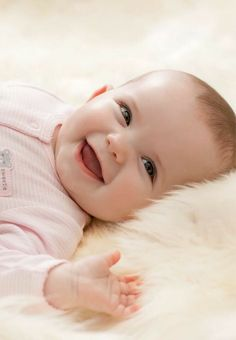
//> input picture Build/Debug/sample.jpg, 236 x 340 px
$ ./opencv-cpp   (built with g++ and OpenCV 4)
//> lines starting //> are read from the running program, lines starting //| are printed output that depends on the picture; after the words box and inside, x2 and y2 are one past the last pixel; in counts of white or black regions, pixels touching at a corner belong together
// opencv-cpp.cpp : This file contains the 'main' function. Program execution begins and ends there.
//

#include <iostream>
#include <cmath>
#include <opencv2/opencv.hpp>

using namespace cv;
using namespace std;

void print_mat(Mat mt) {
    int height = mt.size().height;
    int width = mt.size().width;
    for (int i = 0; i < height; i++) {
        for (int j = 0; j < width; j++) {
            cout << mt.row(i).col(j) << " ";
        }
        cout << endl;
    }
}

void divide_matrix(Mat& mt, float divisior) {
    for (int i = 0; i < mt.rows; i++) {
        for (int j = 0; j < mt.cols; j++) {
            mt.row(i).col(j) = mt.row(i).col(j) / divisior;
        }
    }
}


Mat filter2d(Mat source, Mat kernel) {
    Size source_size = source.size();
    Size kernel_size = kernel.size();

    Size dest_size = Size(source_size.width - kernel_size.width + 1, source_size.height - kernel_size.height + 1);
    Mat dest_matrix(dest_size, CV_32FC1);

    for (int i = 0; i < dest_matrix.rows; i++) {
        for (int j = 0; j < dest_matrix.cols; j++) {
            int kh = kernel_size.height;
            int kw = kernel_size.width;

            float conv_val = 0;
            for (int l = i; l < i + kh; l++) {
                for (int m = j; m < j + kw; m++) {
                    conv_val += (float) source.at<uchar>(l,m) * kernel.at<float>((l - i), (m - j));
                }
            }
            dest_matrix.row(i).col(j) = conv_val;
        }
    }

    return dest_matrix;


}

pair<Mat, Mat> grad_magnitude_angle(Mat gx, Mat gy) {
    Size gx_size = gx.size();
    Size gy_size = gy.size();
    Mat g_mag(gx_size, CV_32FC1);
    Mat g_angle(gx_size, CV_32FC1);

    for (int i = 0; i < gx_size.height; i++) {
        for (int j = 0; j < gx_size.width; j++) {
            float gx_ij =  gx.at<float>(i,j);
            float gy_ij = gy.at<float>(i, j);
            g_mag.row(i).col(j) = sqrt(gx_ij * gx_ij + gy_ij * gy_ij);
            if (gy_ij == 0.0 && gx_ij == 0.0) {
                g_angle.row(i).col(j) = 0.0;
            }
            else {
                g_angle.row(i).col(j) = atan(gy_ij / gx_ij) * 180.0 / 3.14;
            }
        }
    }

    return make_pair(g_mag, g_angle);
}

void convert_uint8(Mat& mt) {
    int max_val = INT_MIN;
    for (int i = 0; i < mt.rows; i++) {
        for (int j = 0; j < mt.cols; j++) {
            uint8_t val = (uint8_t) mt.at<float>(i,j);
            mt.row(i).col(j) = val;

            if (val > max_val) {
                max_val = val;
            }
        }
    }

    for (int i = 0; i < mt.rows; i++) {
        for (int j = 0; j < mt.cols; j++) {
            uint8_t val = (255 / max_val) * (uint8_t)mt.at<float>(i, j);

            mt.row(i).col(j) = val;
        }
    }
}

bool valid_coordinates(int i, int j, int n, int m) {
    if (i < n && j < m && i >= 0 && j >= 0) {
        return true;
    }

    return false;
}

void NonMaxSupression(Mat& mt, Mat ang_mat) {
    cout << "inside NMS" << endl;
    for (int i = 0; i < mt.rows; i++) {
        for (int j = 0; j < mt.cols; j++) {
            pair<int,int> c1, c2;
            c1 = make_pair(i, j);
            c2 = make_pair(i, j);
            float angle = ang_mat.at<float>(i, j);
            float cur_val = mt.at<float>(i, j);

            if (angle <= 22.5 && angle > -22.5) {
                c1 = make_pair(i, j + 1);
                c2 = make_pair(i, j - 1);
            }
            else if (angle <= 67.5 && angle > 22.5) {
                c1 = make_pair(i - 1, j + 1);
                c2 = make_pair(i + 1, j - 1);
            }
            else if ((angle <= 91 && angle > 67.5) || (angle <= -67.5 && angle > -91)) {
                c1 = make_pair(i + 1, j);
                c2 = make_pair(i - 1, j);
            }
            else {
                c1 = make_pair(i - 1, j - 1);
                c2 = make_pair(i + 1, j + 1);
            }


            bool c1_valid = valid_coordinates(c1.first, c1.second, mt.rows, mt.cols);
            bool c2_valid = valid_coordinates(c2.first, c2.second, mt.rows, mt.cols);


            if (c1_valid && c2_valid) {
                float val_c1 = mt.at<float>(c1.first, c1.second);
                float val_c2 = mt.at<float>(c2.first, c2.second);

                if (cur_val < val_c1 || cur_val < val_c2) {
                    mt.row(i).col(j) = 0.0;
                }
            } else if (c1_valid && !c2_valid) {
                float val_c1 = mt.at<float>(c1.first, c1.second);

                if (cur_val < val_c1) {
                    mt.row(i).col(j) = 0.0;
                }
            } else if (!c1_valid && c2_valid) {
                float val_c2 = mt.at<float>(c2.first, c2.second);

                if (cur_val < val_c2) {
                    mt.row(i).col(j) = 0.0;
                }
            }
        }
    }
}

void thresholding(Mat& mt, int low, int high) {
    for (int i = 0; i < mt.rows; i++) {
        for (int j = 0; j < mt.cols; j++) {
            uint8_t cur_val = (uint8_t) mt.at<float>(i, j);
            if (cur_val < low) {
                mt.row(i).col(j) = 0;
            }

            if (cur_val > high) {
                mt.row(i).col(j) = 255;
            }
        }
    }
}

int main()
{
    string path = "sample.jpg";

    Mat img = imread(path);
//> img is the input picture: 340 rows x 236 cols, CV_8UC3; mean B, G, R 185.2, 199.9, 221

    Mat blurImg, cannyImg, grayImg;
    cvtColor(img, grayImg, COLOR_BGR2GRAY);
    GaussianBlur(grayImg, blurImg, Size(3, 3), 3, 0);
    Canny(blurImg, cannyImg, 50, 150);
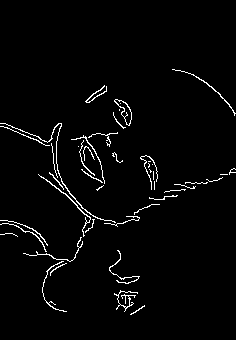
//> cannyImg: 340 rows x 236 cols, CV_8UC1; 2.6% white in thin lines or dots, all inside (x1, y1, x2, y2) = (0, 69, 236, 315)

    Size sz = img.size();
//> sz = Size(236, 340)

    int width = sz.width;
//> width = 236
    int height = sz.height;
//> height = 340

    cout << width << " " << height << endl;
//| 236 340

    float kx[9] = { -1, 0, 1, -2, 0, 2, -1, 0, 1 };
    float ky[9] = { 1, 2, 1, 0, 0, 0, -1, -2, -1 };

    Mat k_x(3, 3, CV_32FC1, kx);
    Mat k_y(3, 3, CV_32FC1, ky);

    divide_matrix(k_x, 9);
    divide_matrix(k_y, 9);

    Mat gx, gy;
    Mat g_mag, g_ang;

    gx = filter2d(blurImg, k_x);
    gy = filter2d(blurImg, k_y);
//> after the loop in filter2d (call 2), `for (int i = 0; i < dest_matrix.rows; i++)`:
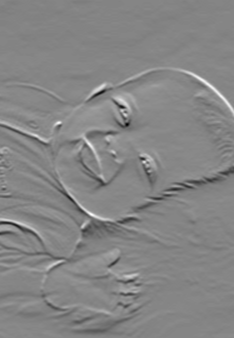
//> dest_matrix: 338 rows x 234 cols, CV_32FC1; min -31.33, max 28.56, mean 0; drawn with min black and max white

    pair<Mat, Mat> G = grad_magnitude_angle(gx, gy);
//> after the loop in grad_magnitude_angle, `for (int i = 0; i < gx_size.height; i++)`:
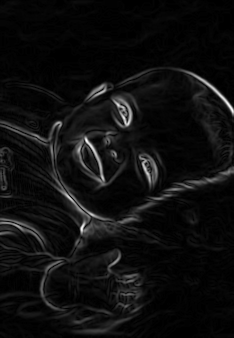
//> g_mag: 338 rows x 234 cols, CV_32FC1; min 0, max 40.16, mean 2.4; drawn with min black and max white
//> after the loop in grad_magnitude_angle, `for (int i = 0; i < gx_size.height; i++)`:
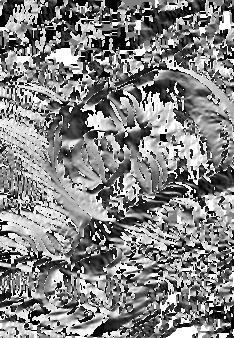
//> g_angle: 338 rows x 234 cols, CV_32FC1; min -90.05, max 90.05, mean 2.9; drawn with min black and max white

    NonMaxSupression(G.first, G.second);

    convert_uint8(G.first);
//> the loop in convert_uint8, `for (int i = 0; i < mt.rows; i++)` made 338 passes
//> max_val on passes 1 to 3: 1, 2, 2
//> after the loop in convert_uint8, `for (int i = 0; i < mt.rows; i++)`: max_val = 40
//> after the loop in convert_uint8, `for (int i = 0; i < mt.rows; i++)`: mt: 338 rows x 234 cols, CV_32FC1; min 0, max 240, mean 4.9
    imshow("G_NMS", G.first);
    thresholding(G.first, 50, 150);
//> after the loop in thresholding, `for (int i = 0; i < mt.rows; i++)`:
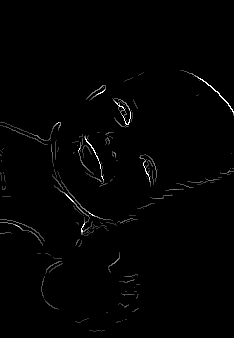
//> mt: 338 rows x 234 cols, CV_32FC1; min 0, max 255, mean 2.6
    imshow("G_thresh", G.first);
    imshow("cannyimg", cannyImg);

    convert_uint8(gx);
//> the loop in convert_uint8 (call 2), `for (int i = 0; i < mt.rows; i++)` made 338 passes
//> max_val on passes 1 to 3: 0, 0, 1
//> after the loop in convert_uint8 (call 2), `for (int i = 0; i < mt.rows; i++)`:
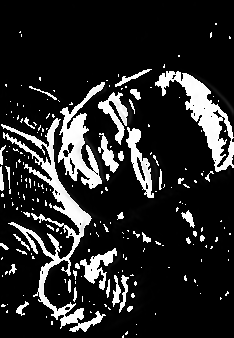
//> mt: 338 rows x 234 cols, CV_32FC1; min 0, max 255, mean 40
//> after the loop in convert_uint8 (call 2), `for (int i = 0; i < mt.rows; i++)`: max_val = 255
    convert_uint8(gy);
//> after the loop in convert_uint8 (call 3), `for (int i = 0; i < mt.rows; i++)`:
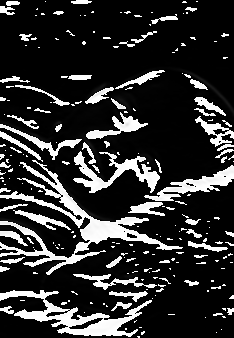
//> mt: 338 rows x 234 cols, CV_32FC1; min 0, max 255, mean 48.4

    imshow("Gx", gx);
    imshow("Gy", gy);
    imshow("Original Img", grayImg);

    waitKey(0);

    return 0;

}

// Run program: Ctrl + F5 or Debug > Start Without Debugging menu
// Debug program: F5 or Debug > Start Debugging menu

// Tips for Getting Started:
//   1. Use the Solution Explorer window to add/manage files
//   2. Use the Team Explorer window to connect to source control
//   3. Use the Output window to see build output and other messages
//   4. Use the Error List window to view errors
//   5. Go to Project > Add New Item to create new code files, or Project > Add Existing Item to add existing code files to the project
//   6. In the future, to open this project again, go to File > Open > Project and select the .sln file
